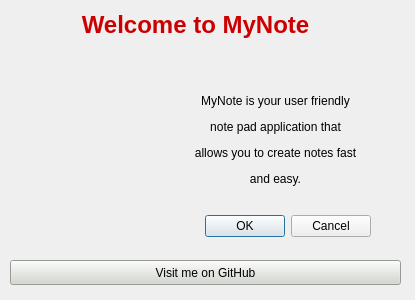
<?xml version="1.0" encoding="UTF-8"?>
<ui version="4.0">
 <class>AboutMyNote</class>
 <widget class="QDialog" name="AboutMyNote">
  <property name="geometry">
   <rect>
    <x>0</x>
    <y>0</y>
    <width>415</width>
    <height>300</height>
   </rect>
  </property>
  <property name="minimumSize">
   <size>
    <width>415</width>
    <height>300</height>
   </size>
  </property>
  <property name="maximumSize">
   <size>
    <width>415</width>
    <height>300</height>
   </size>
  </property>
  <property name="windowTitle">
   <string>About MyNote</string>
  </property>
  <property name="windowIcon">
   <iconset resource="resources.qrc">
    <normaloff>:/img/Images/Note.png</normaloff>:/img/Images/Note.png</iconset>
  </property>
  <widget class="QDialogButtonBox" name="buttonBox">
   <property name="geometry">
    <rect>
     <x>30</x>
     <y>210</y>
     <width>341</width>
     <height>32</height>
    </rect>
   </property>
   <property name="orientation">
    <enum>Qt::Horizontal</enum>
   </property>
   <property name="standardButtons">
    <set>QDialogButtonBox::Cancel|QDialogButtonBox::Ok</set>
   </property>
  </widget>
  <widget class="QLabel" name="imgLbl">
   <property name="geometry">
    <rect>
     <x>10</x>
     <y>50</y>
     <width>161</width>
     <height>141</height>
    </rect>
   </property>
   <property name="styleSheet">
    <string notr="true">image: url(:/img/Images/Note.png);</string>
   </property>
   <property name="text">
    <string/>
   </property>
  </widget>
  <widget class="QLabel" name="headerLbl">
   <property name="geometry">
    <rect>
     <x>20</x>
     <y>10</y>
     <width>351</width>
     <height>31</height>
    </rect>
   </property>
   <property name="text">
    <string>&lt;html&gt;&lt;head/&gt;&lt;body&gt;&lt;p align=&quot;center&quot;&gt;&lt;span style=&quot; font-size:18pt; font-weight:600; color:#cc0000;&quot;&gt;Welcome to MyNote&lt;/span&gt;&lt;/p&gt;&lt;/body&gt;&lt;/html&gt;</string>
   </property>
  </widget>
  <widget class="QLabel" name="infoLbl">
   <property name="geometry">
    <rect>
     <x>170</x>
     <y>70</y>
     <width>211</width>
     <height>141</height>
    </rect>
   </property>
   <property name="text">
    <string>&lt;html&gt;&lt;head/&gt;&lt;body&gt;&lt;p align=&quot;center&quot;&gt;MyNote is your user friendly&lt;/p&gt;&lt;p align=&quot;center&quot;&gt;note pad application that&lt;/p&gt;&lt;p align=&quot;center&quot;&gt;allows you to create notes fast&lt;/p&gt;&lt;p align=&quot;center&quot;&gt;and easy.&lt;/p&gt;&lt;/body&gt;&lt;/html&gt;</string>
   </property>
  </widget>
  <widget class="QPushButton" name="pushButton">
   <property name="geometry">
    <rect>
     <x>10</x>
     <y>260</y>
     <width>391</width>
     <height>25</height>
    </rect>
   </property>
   <property name="styleSheet">
    <string notr="true">background-color: rgb(211, 215, 207);</string>
   </property>
   <property name="text">
    <string>Visit me on GitHub</string>
   </property>
  </widget>
 </widget>
 <resources>
  <include location="resources.qrc"/>
 </resources>
 <connections>
  <connection>
   <sender>buttonBox</sender>
   <signal>accepted()</signal>
   <receiver>AboutMyNote</receiver>
   <slot>accept()</slot>
   <hints>
    <hint type="sourcelabel">
     <x>248</x>
     <y>254</y>
    </hint>
    <hint type="destinationlabel">
     <x>157</x>
     <y>274</y>
    </hint>
   </hints>
  </connection>
  <connection>
   <sender>buttonBox</sender>
   <signal>rejected()</signal>
   <receiver>AboutMyNote</receiver>
   <slot>reject()</slot>
   <hints>
    <hint type="sourcelabel">
     <x>316</x>
     <y>260</y>
    </hint>
    <hint type="destinationlabel">
     <x>286</x>
     <y>274</y>
    </hint>
   </hints>
  </connection>
 </connections>
</ui>
